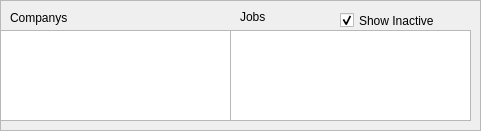
        <widget class="QFrame" name="frame">
         <property name="geometry">
          <rect>
           <x>10</x>
           <y>60</y>
           <width>481</width>
           <height>131</height>
          </rect>
         </property>
         <property name="frameShape">
          <enum>QFrame::StyledPanel</enum>
         </property>
         <property name="frameShadow">
          <enum>QFrame::Raised</enum>
         </property>
         <widget class="QLabel" name="label">
          <property name="geometry">
           <rect>
            <x>10</x>
            <y>10</y>
            <width>81</width>
            <height>16</height>
           </rect>
          </property>
          <property name="text">
           <string>Companys</string>
          </property>
         </widget>
         <widget class="QListWidget" name="companyList">
          <property name="geometry">
           <rect>
            <x>0</x>
            <y>30</y>
            <width>231</width>
            <height>91</height>
           </rect>
          </property>
         </widget>
         <widget class="QLabel" name="label_2">
          <property name="geometry">
           <rect>
            <x>240</x>
            <y>10</y>
            <width>57</width>
            <height>14</height>
           </rect>
          </property>
          <property name="text">
           <string>Jobs</string>
          </property>
         </widget>
         <widget class="QCheckBox" name="showInactive">
          <property name="geometry">
           <rect>
            <x>340</x>
            <y>10</y>
            <width>121</width>
            <height>21</height>
           </rect>
          </property>
          <property name="text">
           <string>Show Inactive</string>
          </property>
          <property name="checked">
           <bool>true</bool>
          </property>
         </widget>
         <widget class="QListWidget" name="jobList">
          <property name="geometry">
           <rect>
            <x>230</x>
            <y>30</y>
            <width>241</width>
            <height>91</height>
           </rect>
          </property>
         </widget>
        </widget>
